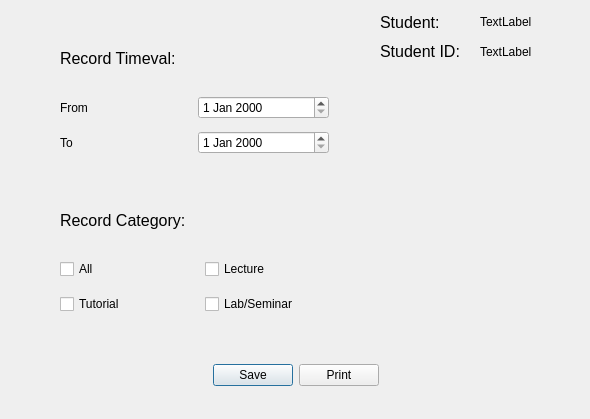
<?xml version="1.0" encoding="UTF-8"?>
<ui version="4.0">
 <class>Dialog</class>
 <widget class="QDialog" name="Dialog">
  <property name="geometry">
   <rect>
    <x>0</x>
    <y>0</y>
    <width>590</width>
    <height>419</height>
   </rect>
  </property>
  <property name="windowTitle">
   <string>Dialog</string>
  </property>
  <widget class="QWidget" name="layoutWidget_2">
   <property name="geometry">
    <rect>
     <x>380</x>
     <y>10</y>
     <width>193</width>
     <height>53</height>
    </rect>
   </property>
   <layout class="QVBoxLayout" name="verticalLayout">
    <item>
     <layout class="QHBoxLayout" name="horizontalLayout">
      <item>
       <widget class="QLabel" name="label">
        <property name="font">
         <font>
          <pointsize>12</pointsize>
         </font>
        </property>
        <property name="text">
         <string>Student:</string>
        </property>
       </widget>
      </item>
      <item>
       <widget class="QLabel" name="label_6">
        <property name="text">
         <string>TextLabel</string>
        </property>
       </widget>
      </item>
     </layout>
    </item>
    <item>
     <layout class="QHBoxLayout" name="horizontalLayout_3">
      <item>
       <widget class="QLabel" name="label_9">
        <property name="font">
         <font>
          <pointsize>12</pointsize>
         </font>
        </property>
        <property name="text">
         <string>Student ID:</string>
        </property>
       </widget>
      </item>
      <item>
       <widget class="QLabel" name="label_10">
        <property name="text">
         <string>TextLabel</string>
        </property>
       </widget>
      </item>
     </layout>
    </item>
   </layout>
  </widget>
  <widget class="QWidget" name="layoutWidget">
   <property name="geometry">
    <rect>
     <x>60</x>
     <y>250</y>
     <width>284</width>
     <height>74</height>
    </rect>
   </property>
   <layout class="QGridLayout" name="gridLayout">
    <item row="0" column="1">
     <widget class="QCheckBox" name="checkBox_5">
      <property name="text">
       <string>Lecture</string>
      </property>
     </widget>
    </item>
    <item row="1" column="0">
     <widget class="QCheckBox" name="checkBox_8">
      <property name="text">
       <string>Tutorial</string>
      </property>
     </widget>
    </item>
    <item row="1" column="1">
     <widget class="QCheckBox" name="checkBox_7">
      <property name="text">
       <string>Lab/Seminar</string>
      </property>
     </widget>
    </item>
    <item row="0" column="0">
     <widget class="QCheckBox" name="checkBox_6">
      <property name="text">
       <string>All</string>
      </property>
     </widget>
    </item>
   </layout>
  </widget>
  <widget class="QLabel" name="label_2">
   <property name="geometry">
    <rect>
     <x>60</x>
     <y>210</y>
     <width>191</width>
     <height>21</height>
    </rect>
   </property>
   <property name="font">
    <font>
     <pointsize>12</pointsize>
    </font>
   </property>
   <property name="text">
    <string>Record Category:</string>
   </property>
  </widget>
  <widget class="QWidget" name="layoutWidget_3">
   <property name="geometry">
    <rect>
     <x>60</x>
     <y>90</y>
     <width>269</width>
     <height>71</height>
    </rect>
   </property>
   <layout class="QGridLayout" name="gridLayout_2">
    <item row="1" column="0">
     <widget class="QLabel" name="label_4">
      <property name="text">
       <string>To</string>
      </property>
     </widget>
    </item>
    <item row="0" column="1">
     <widget class="QDateEdit" name="dateEdit"/>
    </item>
    <item row="0" column="0">
     <widget class="QLabel" name="label_3">
      <property name="text">
       <string>From</string>
      </property>
     </widget>
    </item>
    <item row="1" column="1">
     <widget class="QDateEdit" name="dateEdit_2"/>
    </item>
   </layout>
  </widget>
  <widget class="QLabel" name="label_5">
   <property name="geometry">
    <rect>
     <x>60</x>
     <y>50</y>
     <width>161</width>
     <height>16</height>
    </rect>
   </property>
   <property name="font">
    <font>
     <pointsize>12</pointsize>
    </font>
   </property>
   <property name="text">
    <string>Record Timeval:</string>
   </property>
  </widget>
  <widget class="QWidget" name="layoutWidget_4">
   <property name="geometry">
    <rect>
     <x>0</x>
     <y>360</y>
     <width>591</width>
     <height>30</height>
    </rect>
   </property>
   <layout class="QHBoxLayout" name="horizontalLayout_2">
    <item>
     <spacer name="horizontalSpacer">
      <property name="orientation">
       <enum>Qt::Horizontal</enum>
      </property>
      <property name="sizeHint" stdset="0">
       <size>
        <width>150</width>
        <height>20</height>
       </size>
      </property>
     </spacer>
    </item>
    <item>
     <widget class="QPushButton" name="pushButton_2">
      <property name="text">
       <string>Save</string>
      </property>
     </widget>
    </item>
    <item>
     <widget class="QPushButton" name="pushButton">
      <property name="text">
       <string>Print</string>
      </property>
     </widget>
    </item>
    <item>
     <spacer name="horizontalSpacer_2">
      <property name="orientation">
       <enum>Qt::Horizontal</enum>
      </property>
      <property name="sizeHint" stdset="0">
       <size>
        <width>150</width>
        <height>20</height>
       </size>
      </property>
     </spacer>
    </item>
   </layout>
  </widget>
 </widget>
 <resources/>
 <connections/>
</ui>
